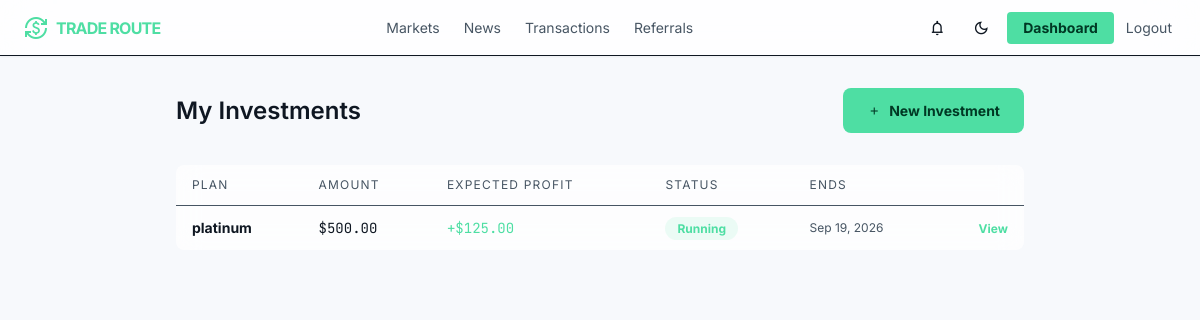
/investments/ (signed in), run on the app's committed database.
### core/models.py (models this page shows, shortened)
class SiteSetting(models.Model):
    site_name = models.CharField(max_length=100)
    logo = models.ImageField(upload_to="logo/", blank=True, null=True)   # <-- add blank=True, null=True
    site_description = models.CharField(
        max_length=300,
        blank=True,
        help_text="Shown as the description in link previews (WhatsApp, Facebook, Telegram, etc.)"
    )
    og_image = models.ImageField(
        upload_to="og_images/",
        blank=True,
        null=True,
        help_text="Recommended size: 1200x630px. Used as the thumbnail when your site link is shared."
    )
    minimum_deposit = models.DecimalField(max_digits=20, decimal_places=2)
    minimum_withdrawal = models.DecimalField(max_digits=20, decimal_places=2)
    referral_bonus = models.DecimalField(max_digits=5, decimal_places=2)
    maintenance_mode = models.BooleanField(default=False)
    support_email = models.EmailField()
    support_phone = models.CharField(max_length=30)

class Investment(models.Model):
    STATUS = (
        ("running", "Running"),
        ("completed", "Completed"),
        ("cancelled", "Cancelled"),
    )
    user = models.ForeignKey(User, on_delete=models.CASCADE)
    plan = models.ForeignKey(
        InvestmentPlan,
        on_delete=models.CASCADE
    )
    amount = models.DecimalField(max_digits=20, decimal_places=2)
    expected_profit = models.DecimalField(max_digits=20, decimal_places=2)
    total_return = models.DecimalField(max_digits=20, decimal_places=2)
    started_at = models.DateTimeField(auto_now_add=True)
    ends_at = models.DateTimeField()
    status = models.CharField(
        max_length=20,
        choices=STATUS,
        default="running"
    )

class InvestmentPlan(models.Model):
    name = models.CharField(max_length=100)
    minimum = models.DecimalField(max_digits=20, decimal_places=2)
    maximum = models.DecimalField(max_digits=20, decimal_places=2)
    roi = models.DecimalField(
        max_digits=5,
        decimal_places=2,
        help_text="Percentage"
    )
    duration_days = models.PositiveIntegerField()
    active = models.BooleanField(default=True)
    created_at = models.DateTimeField(auto_now_add=True)

### core/views.py (the view)
# urls.py: path("investments/", views.investment_list_view, name="investment_list"),
@login_required
def investment_list_view(request):
    investments = Investment.objects.filter(user=request.user).order_by("-started_at")
    paginator = Paginator(investments, 15)
    page = paginator.get_page(request.GET.get("page"))
    return render(request, "core/investment_list.html", {"page_obj": page})

### core/context_processors.py (called while the page is built)
def site_settings(request):
    return {"site_settings": SiteSetting.objects.first()}

def notifications_badge(request):
    if request.user.is_authenticated:
        count = Notification.objects.filter(user=request.user, is_read=False).count()
    else:
        count = 0
    return {"unread_notifications_count": count}

### core/templates/core/investment_list.html (shortened to what this page needs)
{% extends "core/base.html" %}
{% block content %}
<div class="max-w-4xl mx-auto px-container-padding py-stack-lg">
    <div class="flex items-center justify-between mb-8">
        <h1 class="font-display-lg text-headline-md">My Investments</h1>
        <a href="{% url 'core:investment_plans' %}" class="btn-primary">
            <span class="material-symbols-outlined text-sm">add</span>
            New Investment
        </a>
    </div>
    <div class="glass-panel rounded-xl overflow-hidden">
        <table class="w-full text-sm">
            <thead>
                <tr class="border-b edge-b-5 text-on-surface-variant text-xs uppercase tracking-widest">
                    <th class="text-left font-normal px-4 py-3">Plan</th>
                    <th class="text-left font-normal px-4 py-3">Amount</th>
                    <th class="text-left font-normal px-4 py-3">Expected Profit</th>
                    <th class="text-left font-normal px-4 py-3">Status</th>
                    <th class="text-left font-normal px-4 py-3">Ends</th>
                    <th class="px-4 py-3"></th>
                </tr>
            </thead>
            <tbody>
                {% for inv in page_obj %}
                <tr class="border-b edge-b-5 last:border-0">
                    <td class="px-4 py-3 font-bold">{{ inv.plan.name }}</td>
                    <td class="px-4 py-3 font-data-md">${{ inv.amount }}</td>
                    <td class="px-4 py-3 font-data-md text-primary">+${{ inv.expected_profit }}</td>
                    <td class="px-4 py-3">
                        <span class="text-xs font-bold px-3 py-1 rounded-full
                            {% if inv.status == 'running' %}text-primary bg-primary/10
                            {% elif inv.status == 'cancelled' %}text-error bg-error/10
                            {% else %}text-on-surface-variant edge-bg-5{% endif %}">
                            {{ inv.status|capfirst }}
                        </span>
                    </td>
                    <td class="px-4 py-3 text-on-surface-variant text-xs">{{ inv.ends_at|date:"M d, Y" }}</td>
                    <td class="px-4 py-3 text-right">
                        <a href="{% url 'core:investment_detail' inv.pk %}" class="text-primary font-bold text-xs hover:brightness-110">View</a>
                    </td>
                </tr>
                {% empty %}
                <tr><td colspan="6" class="px-4 py-8 text-center text-on-surface-variant text-sm">No investments yet.</td></tr>
                {% endfor %}
            </tbody>
        </table>
    </div>
</div>
{% endblock %}

### core/templates/core/base.html (shortened to what this page needs)
{% load static %}
<!DOCTYPE html>
<html lang="en">
<head>
<script src="https://cdn.tailwindcss.com?plugins=forms,container-queries"></script>
<script id="tailwind-config">
    tailwind.config = {
        darkMode: "class",
        theme: {
            extend: {
                colors: {
                    "background": "rgb(var(--color-background) / <alpha-value>)",
                    "surface": "rgb(var(--color-surface) / <alpha-value>)",
                    "surface-container-low": "rgb(var(--color-surface-container-low) / <alpha-value>)",
                    "surface-container-lowest": "rgb(var(--color-surface-container-lowest) / <alpha-value>)",
                    "surface-bright": "rgb(var(--color-surface-bright) / <alpha-value>)",
                    "on-surface": "rgb(var(--color-on-surface) / <alpha-value>)",
                    "on-surface-variant": "rgb(var(--color-on-surface-variant) / <alpha-value>)",
                    "edge": "rgb(var(--color-edge) / <alpha-value>)",
                    "primary": "#4edea3",
                    "on-primary": "#003824",
                    "on-primary-fixed": "#002113",
                    "error": "#ffb4ab",
                    "on-tertiary-fixed-variant": "#59a7cf"
                },
                borderRadius: {
                    DEFAULT: "0.125rem",
                    lg: "0.25rem",
                    xl: "0.5rem",
                    full: "0.75rem"
                },
                spacing: {
                    "stack-sm": "8px",
                    "max-width-desktop": "1440px",
                    "stack-lg": "32px",
                    "gutter": "16px",
                    "unit": "4px",
                    "container-padding": "24px",
                    "stack-md": "16px"
                },
                fontFamily: {
                    "data-lg": ["JetBrains Mono"],
                    "data-md": ["JetBrains Mono"],
                    "body-lg": ["Inter"],
                    "label-caps": ["Inter"],
                    "display-lg": ["Inter"],
                    "headline-md": ["Inter"],
                    "body-md": ["Inter"],
                    "headline-sm": ["Inter"]
                },
                fontSize: {
                    "data-lg": ["18px", {"lineHeight": "1.2", "fontWeight": "500"}],
                    "data-md": ["14px", {"lineHeight": "1.2", "fontWeight": "500"}],
                    "body-lg": ["16px", {"lineHeight": "1.6", "fontWeight": "400"}],
                    "label-caps": ["11px", {"lineHeight": "1", "letterSpacing": "0.08em", "fontWeight": "700"}],
                    "display-lg": ["48px", {"lineHeight": "1.1", "letterSpacing": "-0.02em", "fontWeight": "700"}],
                    "headline-md": ["24px", {"lineHeight": "1.3", "fontWeight": "600"}],
                    "body-md": ["14px", {"lineHeight": "1.5", "fontWeight": "400"}],
                    "headline-sm": ["18px", {"lineHeight": "1.4", "fontWeight": "600"}]
                }
            }
        }
    };
</script>
</head>
<body class="font-body-md text-body-md selection:bg-primary/30">
<header class="fixed top-0 w-full z-50 bg-surface/80 backdrop-blur-xl border-b edge-b-10 shadow-sm flex items-center justify-between px-4 md:px-6 h-14">
    <a href="{% url 'core:landing' %}" class="flex items-center gap-2 shrink-0">
        <span class="material-symbols-outlined text-primary text-2xl" style="font-variation-settings: 'FILL' 1;">currency_exchange</span>
        <span class="font-display-lg text-sm md:text-base font-bold tracking-tighter text-primary">{{ site_settings.site_name|default:"NEON_TRADE" }}</span>
    </a>
    <nav class="hidden md:flex items-center gap-6 text-sm">
        <a class="text-on-surface-variant hover:text-primary transition-colors" href="{% url 'core:investment_plans' %}">Markets</a>
        <a class="text-on-surface-variant hover:text-primary transition-colors" href="{% url 'core:news_list' %}">News</a>
        {% if user.is_authenticated %}
        <a class="text-on-surface-variant hover:text-primary transition-colors" href="{% url 'core:transactions' %}">Transactions</a>
        <a class="text-on-surface-variant hover:text-primary transition-colors" href="{% url 'core:referral' %}">Referrals</a>
        {% endif %}
    </nav>
    <div class="flex items-center gap-2">
        {% if user.is_authenticated %}
        <a href="{% url 'core:notifications' %}" class="relative w-9 h-9 flex items-center justify-center rounded-lg edge-bg-5 transition-all" aria-label="Notifications">
            <span class="material-symbols-outlined text-on-surface text-lg">notifications</span>
        </a>
        {% endif %}
        <button id="theme-toggle" type="button" aria-label="Toggle light and dark mode"
                class="w-9 h-9 flex items-center justify-center rounded-lg edge-bg-5 transition-all">
            <span class="material-symbols-outlined text-on-surface text-lg" id="theme-toggle-icon">dark_mode</span>
        </button>
        {% if user.is_authenticated %}
            <a href="{% url 'core:dashboard' %}" class="bg-primary text-on-primary text-sm font-bold px-4 py-1.5 rounded-lg active:scale-95 transition-transform">
                Dashboard
            </a>
            <a href="{% url 'core:logout' %}" class="hidden md:block text-on-surface-variant hover:text-primary text-sm px-1 transition-all">
                Logout
            </a>
        {% endif %}
    </div>
</header>
<main class="pt-14">
{% block content %}{% endblock %}
</main>
</body>
</html>

### core/templates/core/base.html (style rules this page uses)
:root { --color-background: 247 249 252; --color-surface: 255 255 255; --color-surface-container-low: 240 243 248; --color-surface-container-lowest: 255 255 255; --color-surface-bright: 255 255 255; --color-on-surface: 15 23 34; --color-on-surface-variant: 71 85 99; --color-edge: 15 23 34; --color-panel-bg: 255, 255, 255; --color-panel-bg-alpha: 0.7; --color-panel-border-alpha: 0.08; }

### data on the page
SiteSetting: site_name "TRADE ROUTE"
Investment: plan.name "platinum", amount "500.00", expected_profit "125.00", status "Running", ends_at "Sep 19, 2026"
